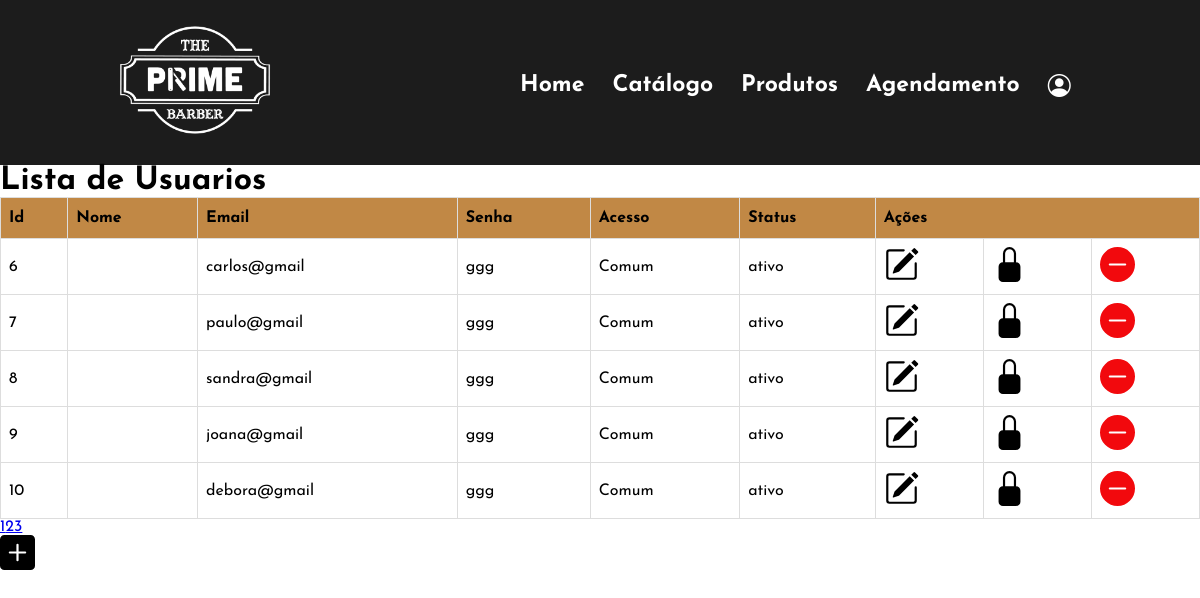
The page /PHP/public_html/usuarioscontrolar.php?pag=2 (signed in) on the database its author committed.
### tables this page shows
CREATE TABLE IF NOT EXISTS `usuarios` (
  `Id` int(11) NOT NULL AUTO_INCREMENT,
  `Nome` varchar(50) NOT NULL,
  `Email` varchar(50) NOT NULL,
  `Senha` varchar(50) NOT NULL,
  `Acesso` varchar(10) NOT NULL,
  `Status` varchar(20) NOT NULL,
  PRIMARY KEY (`Id`)
);

### PHP/public_html/usuarioscontrolar.php (the view, shortened to what this page needs)
<?php
require 'conexao.php';
$id = $_GET["pag"];
$total = 5;
if($id!=1){
    $id = $id -1;
    $id = $id * $total + 1;
}
$id--;
$sql = "SELECT * FROM usuarios ORDER BY id LIMIT $id, $total";
$sql1 = "SELECT count(*) as contagem FROM usuarios";
$result = $conn->query($sql);
$result1 = $conn->query($sql1);
$row1 = $result1->fetch_assoc();
$contagem = $row1["contagem"];
if($contagem%$total==0){
    $contagem=$contagem/$total;
}else{
    $contagem=$contagem/$total + 1;
}
	 if ($result->num_rows > 0) {
?>
<!DOCTYPE html>
<html>
<head>
	<link rel="stylesheet" href="./css/tabelaprodutos.css">
<body>
</head>
<body>
<?php
include 'menu.php'
?>
	<h1>Lista de Usuarios</h1>
<table>
<tr><th>Id</th><th>Nome</th><th>Email</th><th>Senha</th><th>Acesso</th><th>Status</th><th colspan="3">Ações</td></tr>
<?php
 while($row = $result->fetch_assoc()) {
      if($row["Status"]=="inativo"){
	          echo "<tr style='background-color:pink'>";
	      }else{
	          echo "<tr>";
	      }
echo "<tr><td>" . $row["Id"] . "</td><td>" . $row["Username"] . "</td><td>" . $row["Email"] . "</td><td>" . $row["Senha"] . "</td><td>" . $row["Acesso"] . "</td><td>" . $row["Status"] . "</td>";
echo "<td><a href='usuarioeditarform.php?id=" . $row["Id"] . "'><img src='imagens/pencil-square.svg'  width='35' height='35' alt='Editar Usuário'></a></td><td><a href='usuariobloquear.php?id=" . $row["Id"] . "&status=" . $row["Status"] . "'><img src='./imagens/lock-fill.svg' width='35' height='35' alt='Bloquear Usuário'></a></td><td><a href='usuarioexcluir.php?id=" . $row["Id"] . "'><img src='imagens/dash-circle-fill-red.svg' width='35' height='35' alt='Excluir Usuário'></a></td></tr>";
	  }
?>
</table>
			<div class="pagination">
    <?php for($i=1; $i <= $contagem; $i++) {
            echo "<a href='usuarioscontrolar.php?pag=$i'>$i</a>";
    }
	?>
	</div>
		<a href="usuariocadastrartela.php"><img src='imagens/plus-square-fill.svg' width="35" height="35" alt='Adicionar Usuário'></a>
	</body>
</html>
<?php
	} else {
		echo "<h1>Nenhum resultado foi encontrado.</h1>";
	}
?>

### PHP/public_html/css/tabelaprodutos.css (style rules this page uses)
* { margin: 0; padding: 0; }
body { background-color: #ffffff; background-position: center; background-attachment: fixed; background-repeat: no-repeat; font-family: Arial, Helvetica, sans-serif; }
table { font-family: Arial, Helvetica, sans-serif; border-collapse: collapse; width: 100%; }
td, th { border: 1px solid #ddd; padding: 8px; }
tr:nth-child(even) { background-color: #f2f2f2; }
th { padding-top: 12px; padding-bottom: 12px; text-align: left; background-color: #c18845; color: black; }

### PHP/public_html/css/menu.css (style rules this page uses)
* { padding: 0; margin: 0; font-family: 'Josefin Sans', sans-serif; }
body { background-size: cover; }

### PHP/public_html/menu.php (style rules this page uses)
* { font-family: 'Josefin Sans', sans-serif; }

### rows shown on the page
usuarios: Id "6", Email "carlos@gmail", Senha "ggg", Acesso "Comum", Status "ativo"
usuarios: Id "7", Email "paulo@gmail", Senha "ggg", Acesso "Comum", Status "ativo"
usuarios: Id "8", Email "sandra@gmail", Senha "ggg", Acesso "Comum", Status "ativo"
usuarios: Id "9", Email "joana@gmail", Senha "ggg", Acesso "Comum", Status "ativo"
usuarios: Id "10", Email "debora@gmail", Senha "ggg", Acesso "Comum", Status "ativo"
